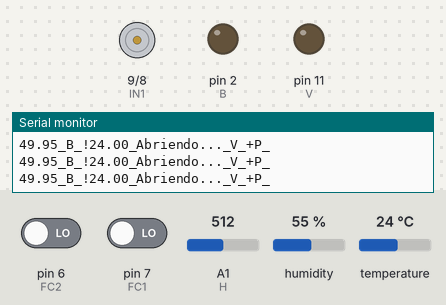
A sketch run on a simulated Arduino Uno, built with avr-gcc and run on an emulated ATmega328P. Shown: motor-driver pin pairs drawn as motors (green arrow = first pin HIGH = forward, orange = second pin HIGH = backward, longer = more drive, scaled by the enable pin), output pins drawn as LEDs (lit = HIGH), the last lines printed to the serial monitor. The inputs (shaded band) are chosen by the test bench; at power-on: A1 (H) = 512, pin 7 (FC1) LOW, temperature 24 °C, pin 6 (FC2) LOW, humidity 55 %.

Above: at 1.2 s.
1.3 s: A1 (H) set to 701
2.8 s: A1 (H) set to 731
At 3.6 s:
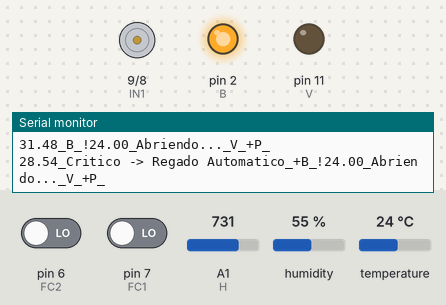
4.6 s: pin 7 (FC1) driven HIGH
At 5.0 s:
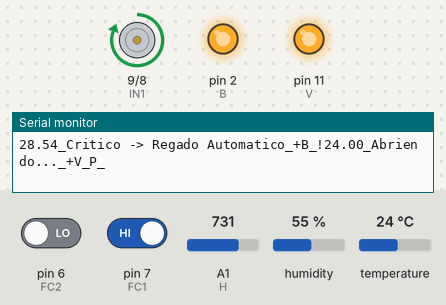
6.2 s: temperature set to 22 °C
8.3 s: temperature set to 19 °C
At 9.1 s:
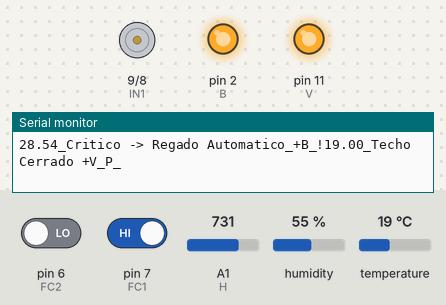
9.9 s: A1 (H) set to 716
At 10.6 s:
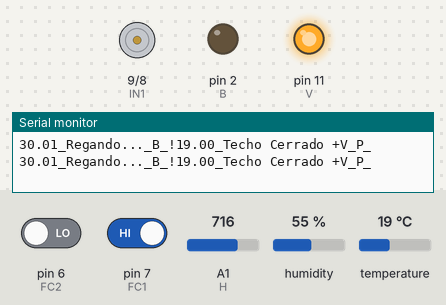
Timing chart, 0 to 12.4 s (numbered marks = the images above; inputs shaded):
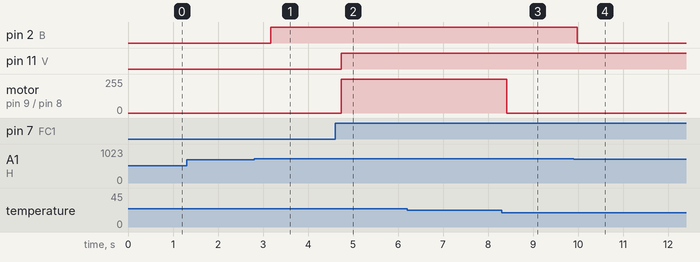

The sketch:

Invernadero_chafa.ino
```cpp
#include <EEPROM.h>
//#include <SoftwareSerial.h>
#include <DHT11.h>
//SoftwareSerial BT(11,10);
#define H A1
#define T 12
DHT11 dht11(T);
int ENA = 10, IN1 = 9,IN2= 8;
int FC1 = 7, FC2 = 6,V = 11,B=2;
float hum,temp,hum11;
boolean sistema = true,regar=false,
ventilacion=false,puerta=false,algo=false;
char ch;
void setup()
{
  pinMode(H,INPUT);    //definimos como entrada el pin del sensor de humedad de tirra
  pinMode(T,INPUT); //definimos como entrada el pin del sensor de temperatura y humedad
  pinMode(ENA,OUTPUT);  //definimos como salida el pin del activado del puente H
  pinMode(IN1,OUTPUT); //definimos como salida el pin de control de giro 1
  pinMode(IN2,OUTPUT); //definimos como salida el pin de control de giro 2
  pinMode(FC1,INPUT);   //definimos como entrada el pin para el final de carrera 1
  pinMode(FC2,INPUT);   //definimos como entrada el pin para el final de carrera 2
  pinMode(V,OUTPUT);    //definimos como salida el pin para el ventilador
  pinMode(B,OUTPUT);    //definimos como salida el pin para la bomba de agua
  Serial.begin(38000); //
}

void loop(){
  ch = ' ';   //caracter de control
 /* Serial.print("Prueba de impresrion_");
  if( digitalRead(FC1) == HIGH){
    Serial.print("FINAL 1 = ON_");
  }else
  Serial.print("FINAL 1 = OFF  ");
  Serial.print("!");
  if( digitalRead(FC2) == HIGH){
    Serial.print("FINAL 2 = ON_");
  }else
  Serial.print("FINAL 2 = OFF_");
  Serial.println();
  delay(500);*/
  if( Serial.available()){  //pregunta si hay algo informacion entrante
    ch = Serial.read();     //lee el caracter enviado
    switch(ch){
      case '0':
        sistema = false;    //se apaga la bandera que controla el sistema
        desactivaSistema(); //metodo que desactiva el sistema
        break;
      case '1': sistema = true; break;    //encendemos la bandera que controla el sistema
      case '2': ventilacion = false; break; //apagamos la bandera que controla la ventilacion
      case '3': ventilacion = true; break; //encendemos la bandera que controla la ventilacion
      case '4': regar = false; break; //apagamos la bandera que controla la bomba
      case '5': regar = true; break; //encendemos la bandera que controla la bomba
      case '6': puerta = false; break;  //apagamos la bandera que controla la puerta del techo
      case '7': puerta = true; break; //encendemos la bandera que controla la puerta del trecho
    }
  }
  if( sistema ){  //pregunta si el sistema esta activado
    chkTemp();  //llamamos el metodo que revisa la temperatura
    delay(500); //detenemos el programa por medio segundo
  }else{
    Serial.println("Sistema Desactivado");  //mensage que se envia a la aplicacion
  }
}
void chkHum(){
  /*hum = analogRead(H);
  hum = 100.0 - ((hum /1023.0)*100.0);*/
  hum = analogRead(H);    //leemos el valor de la humedad en
  hum = 100.0 - ((hum/1023.0)*100.0); //ajustamos el valor leido para obtener una escala del 0 - 100 %
  Serial.print(String(hum)+"_");  //enviamos el valor de la humedad

  if( regar )   //pregunta si la bandera bomba de agua esta encendiada
    digitalWrite(B,HIGH); //encendemos la bomba
  else
    digitalWrite(B,LOW);  //apagamos la bomba

  if( hum > 65){  //en caso de la humedad sea mayor al 65%
    Serial.print("Maximo -> Dejar de Regar_");  //mensaje para la aplicacion
    digitalWrite(B,LOW);  //apagamos la bomba
  }
  if( hum > 40 && hum < 65){  //nivel de humedad entre 40 y 65 %
    algo = false; //apagamos la bandera para evitar mostrar en mensaje
  }
  if( hum > 30 && hum < 40){  //nivel de humedad entre 30 y 40
    if( algo ){ //pregunta si esta encendida
      Serial.print("Regando..._"); //imprimimos el mensaje
    }
  }
  if( hum < 30){  //nivel de humedad por debajo del 30%
    Serial.print("Critico -> Regado Automatico_");  //imprimimos el mensaje
    digitalWrite(B,HIGH); //encendemos la bomba
    algo = true;  //encendemos la bandera
    regar = false; //apagamos la bandera que controla la bomba
  }
  if( digitalRead(B) == HIGH ){ //caracteres de control para la apliacion
      Serial.print("+B_");  //caracter para encender un switch de la app
  }else
      Serial.print("B_");   //caracter para apagar un switch de la app
}
void chkTemp(){
  //temp = analogRead(T);
  int v1 = digitalRead(FC1), v2 = digitalRead(FC2); //leemos los valoes de los finales de carrera
  //temp = ((5.0/1024.0)*temp)*100;
  if( dht11.read(hum11,temp) == 0){ //preguntamos si hay un fallo al leer la temperatura
    chkHum();   //metodo que monitorea la humedad
    Serial.print("!");  //caracter de control para direnciar los mensajes de humedad y temperatura
    Serial.print(String(temp)+"_"); //enviamos la temperatura

    if( ventilacion )   //pregunta si esta encendiad la bandera
      digitalWrite(V,HIGH); //prendemos el ventilador

    if( puerta )  //pregunta si la bandera esta encendida la bandera
      adelante(); //abrimos la puerta

    if( temp >= 23 ){ //temperatura mayor o igual a 20°
      if( v1 == HIGH && v2 == LOW){ //la puerta esta cerrada?
        Serial.print("Abriendo..._"); //enviamos mensaje
        digitalWrite(V,HIGH); //encendemos el ventilador
        adelante(); //abrimos la puerta
      }
      if( v1 == LOW && v2 == LOW)
      Serial.print("Abriendo..._"); //enviamos mensaje

      if( v1 == LOW && v2 == HIGH){ //la puerta esta cerrada?
        Serial.print("Techo Abierto_"); //enviamos mensaje
        parar();    //apagamos el motor
        //digitalWrite(V,LOW); //apagamos el ventilador
      }
    }
    if( temp <= 20){  //temperatura menor o igual a 15°
      if( v1 == LOW && v2 == HIGH){ //puerta abierta?
        Serial.print("Cerrando..._"); //enviamos mensaje
        digitalWrite(V,LOW);  ////apagamos el ventilador
        atras();  //cerramos la puerta
      }
      if( v1 == HIGH && v2 == LOW){ //pierta cerrada?
        Serial.print("Techo Cerrado "); //enviamos mensaje
        parar();  //apagamos el motor
      }
    }
    if( digitalRead(V) == HIGH ) //caracter de control para el ventilador
        Serial.print("+V_"); //caracter para encender un switch de la app
    else
        Serial.print("V_"); //caracter para apagar un switch de la app

    if( v1 == LOW && (v2 == LOW || v2 == HIGH) )//caracter de control el techo
        Serial.print("+P_"); //caracter para encender un switch de la app
    else
        Serial.print("P_"); //caracter para apagar un switch de la app
    Serial.println(); //cortamos los mensajes
  }
}
void adelante(){
    //instrucciones para controlar la direccion del motor (normal)
    digitalWrite (IN1, HIGH);
    digitalWrite (IN2, LOW);
    analogWrite (ENA, 255); //velocidad/fuerza del motor
}
void atras(){
    //instrucciones para controlar la direccion del motor (polaridad inversa)
    digitalWrite(IN1, LOW);
    digitalWrite(IN2, HIGH);
    analogWrite (ENA, 255); //velocidad/fuerza del motor
}
void parar(){
    //instrucciones para controlar la direccion del motor (frenado por inercia)
    digitalWrite (IN1, LOW);
    digitalWrite (IN2, LOW);
    analogWrite (ENA, 0); //velocidad/fuerza del motor
}
void guarda(char op){
    EEPROM.write(0,op);
}
char recupera(){
  return char(EEPROM.read(0));
}
void desactivaSistema(){
  digitalWrite(V,LOW);  //apagamos ventilador
  digitalWrite(B,LOW);  //apagamos bomba
  parar();  //apagamos el motor
}
```

Measured:
- the behaviour switches between 716 and 717 on A1 (H) (found by bisection; images 0 and 1)
- the behaviour switches between 21 and 20 °C on temperature (found by bisection; images 2 and 3)
- after the input at 2.8 s, pin 2 (B): LOW → HIGH after 0.37 s
- after the input at 4.6 s, pin 11 (V): LOW → HIGH after 0.14 s; motor on pin 9 (IN1) / pin 8 (IN2): stopped → forward 255/255 after 0.14 s
- after the input at 8.3 s, motor on pin 9 (IN1) / pin 8 (IN2): forward 255/255 → stopped after 0.11 s
- after the input at 9.9 s, pin 2 (B): HIGH → LOW after 0.08 s
